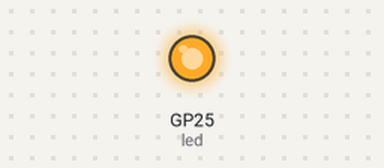
The program below on a simulated Raspberry Pi Pico running MicroPython. Parts: output pins drawn as LEDs (lit = HIGH).

Above: at 1.5 s.
At 4.5 s:
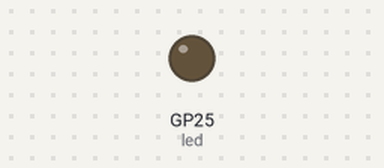
Timing chart, 0 to 6.2 s (numbered marks = the images above):
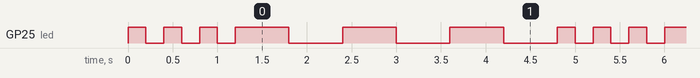

The program:

05_01_sos_lista.py
```python
from machine import Pin
from utime import sleep

led = Pin('LED', Pin.OUT)
esperas = [0.2, 0.2, 0.2, 0.6, 0.6, 0.6]

while True:
    for espera in esperas:
        led.on()
        sleep(espera)
        led.off()
        sleep(espera)
```

Measured:
- by itself, GP25 (led): repeats every 4.8 s: 2 × (LOW 0.20 s, HIGH 0.20 s), LOW 0.20 s, 3 × (HIGH 0.60 s, LOW 0.60 s), HIGH 0.20 s
- by itself, everything shown: repeats every 4.8 s, in 12 steps
